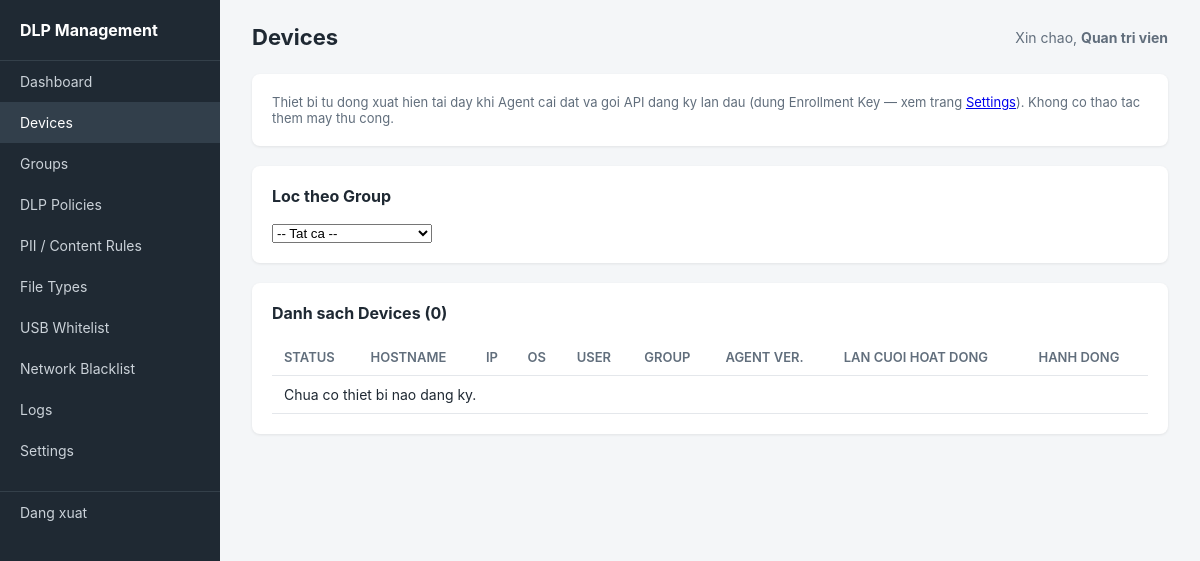
The app's page /admin/devices.php (signed in), older data.
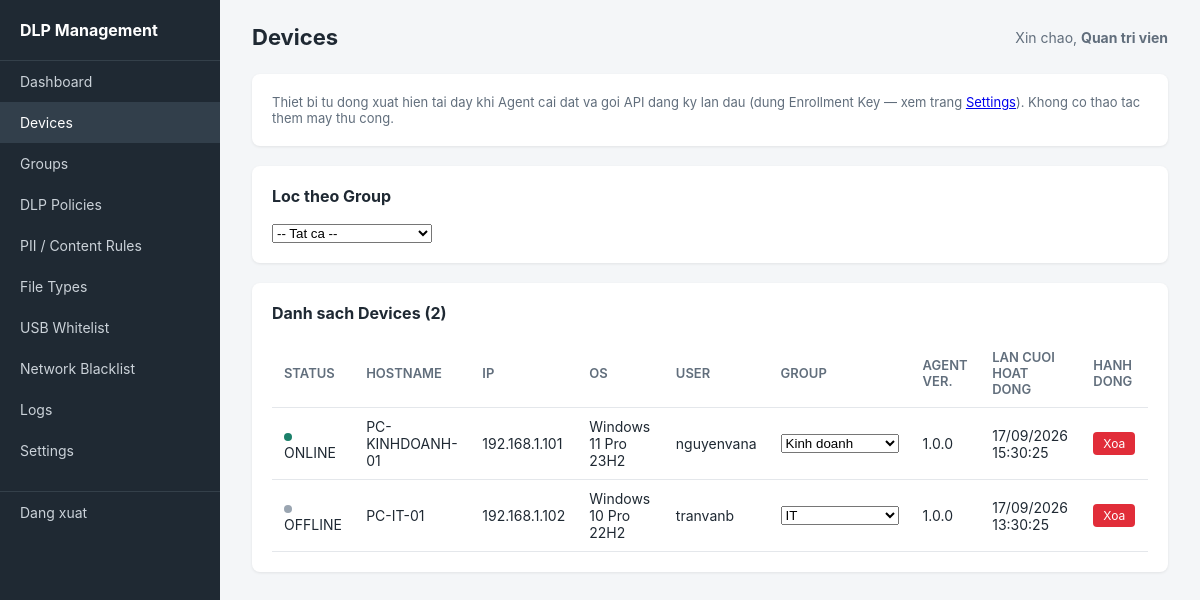
The same page, newer data.
### tables this page shows
CREATE TABLE devices (
    id                  INT PRIMARY KEY AUTO_INCREMENT,
    hostname            VARCHAR(100) NOT NULL UNIQUE,
    ip_address          VARCHAR(45),
    os_info             VARCHAR(150),
    username            VARCHAR(100),
    group_id            INT DEFAULT NULL,
    api_token           VARCHAR(255) NOT NULL UNIQUE,
    agent_version       VARCHAR(20),
    status              ENUM('ONLINE','OFFLINE') DEFAULT 'OFFLINE',
    enrolled_via_key_id INT DEFAULT NULL,
    first_seen          DATETIME DEFAULT CURRENT_TIMESTAMP,
    last_seen           DATETIME,
    FOREIGN KEY (group_id) REFERENCES groups(id) ON DELETE SET NULL,
    FOREIGN KEY (enrolled_via_key_id) REFERENCES enrollment_keys(id) ON DELETE SET NULL,
    INDEX idx_devices_group (group_id),
    INDEX idx_devices_status (status)
);

CREATE TABLE groups (
    id              INT PRIMARY KEY AUTO_INCREMENT,
    name            VARCHAR(100) NOT NULL UNIQUE,
    description     TEXT,
    created_at      DATETIME DEFAULT CURRENT_TIMESTAMP
);

### includes/helpers.php (called while the page is built, shortened)
<?php
function h(?string $value): string {
    return htmlspecialchars($value ?? '', ENT_QUOTES, 'UTF-8');
}
function status_dot_class(string $status): string {
    return $status === 'ONLINE' ? 'dot-online' : 'dot-offline';
}
function format_datetime(?string $dt): string {
    return date('d/m/Y H:i:s', strtotime($dt));
}

### includes/auth.php (called while the page is built, shortened)
<?php
function current_admin_name() {
    return $_SESSION['admin_full_name'] ?? $_SESSION['admin_username'] ?? 'Admin';
}

### admin/devices.php (the view, shortened to what this page needs)
<?php
require_once __DIR__ . '/../includes/auth.php';
require_once __DIR__ . '/../config/database.php';
require_once __DIR__ . '/../includes/helpers.php';
$pdo->exec("UPDATE devices SET status = 'OFFLINE' WHERE last_seen < (NOW() - INTERVAL 5 MINUTE)");
$groups = $pdo->query("SELECT id, name FROM groups ORDER BY name")->fetchAll();
$where = '';
$params = [];
$stmt = $pdo->prepare("
    SELECT d.*, g.name as group_name
    FROM devices d
    LEFT JOIN groups g ON d.group_id = g.id
    $where
    ORDER BY d.last_seen DESC
");
$stmt->execute($params);
$devices = $stmt->fetchAll();
$pageTitle = 'Devices';
$activeMenu = 'devices';
require __DIR__ . '/../includes/layout_header.php';
?>
<div class="card">
    <p style="font-size:13px; color:#616e7c;">
        Thiet bi tu dong xuat hien tai day khi Agent cai dat va goi API dang ky lan dau
        (dung Enrollment Key — xem trang <a href="settings.php">Settings</a>). Khong co thao tac them may thu cong.
    </p>
</div>
<div class="card">
    <h2>Loc theo Group</h2>
    <form method="GET" style="max-width:300px;">
        <select name="group_id" onchange="this.form.submit()">
            <option value="">-- Tat ca --</option>
        </select>
    </form>
</div>
<div class="card">
    <h2>Danh sach Devices (<?= count($devices) ?>)</h2>
    <table>
        <thead>
        <tr>
            <th>Status</th><th>Hostname</th><th>IP</th><th>OS</th><th>User</th>
            <th>Group</th><th>Agent Ver.</th><th>Lan cuoi hoat dong</th><th>Hanh dong</th>
        </tr>
        </thead>
        <tbody>
        <?php if (empty($devices)): ?>
            <tr><td colspan="9">Chua co thiet bi nao dang ky.</td></tr>
        <?php endif; ?>
        <?php foreach ($devices as $d): ?>
            <tr>
                <td><span class="dot <?= status_dot_class($d['status']) ?>"></span><?= h($d['status']) ?></td>
                <td><?= h($d['hostname']) ?></td>
                <td><?= h($d['ip_address'] ?? '-') ?></td>
                <td><?= h($d['os_info'] ?? '-') ?></td>
                <td><?= h($d['username'] ?? '-') ?></td>
                <td>
                    <form method="POST" style="display:flex; gap:6px;">
                        <select name="group_id" onchange="this.form.submit()">
                            <?php foreach ($groups as $g): ?>
                                <option value="<?= (int)$g['id'] ?>" <?= $d['group_id'] == $g['id'] ? 'selected' : '' ?>>
                                    <?= h($g['name']) ?>
                                </option>
                            <?php endforeach; ?>
                        </select>
                    </form>
                </td>
                <td><?= h($d['agent_version'] ?? '-') ?></td>
                <td><?= h(format_datetime($d['last_seen'])) ?></td>
                <td>
                    <a href="devices.php?delete=<?= (int)$d['id'] ?>" class="btn btn-danger btn-sm"
                       onclick="return confirm('Xoa thiet bi nay khoi he thong? Agent se can enrollment key de dang ky lai.')">Xoa</a>
                </td>
            </tr>
        <?php endforeach; ?>
        </tbody>
    </table>
</div>
<?php require __DIR__ . '/../includes/layout_footer.php'; ?>

### includes/layout_header.php (shortened to what this page needs)
<?php
$activeMenu = $activeMenu ?? '';
$menuItems = [
    'dashboard'         => ['label' => 'Dashboard',          'href' => 'dashboard.php'],
    'devices'           => ['label' => 'Devices',            'href' => 'devices.php'],
    'groups'            => ['label' => 'Groups',             'href' => 'groups.php'],
    'policies'          => ['label' => 'DLP Policies',       'href' => 'policies.php'],
    'content_rules'     => ['label' => 'PII / Content Rules','href' => 'content_rules.php'],
    'file_types'        => ['label' => 'File Types',         'href' => 'file_types.php'],
    'usb_whitelist'     => ['label' => 'USB Whitelist',      'href' => 'usb_whitelist.php'],
    'network_blacklist' => ['label' => 'Network Blacklist',  'href' => 'network_blacklist.php'],
    'logs'              => ['label' => 'Logs',               'href' => 'logs.php'],
    'settings'          => ['label' => 'Settings',           'href' => 'settings.php'],
];
?>
<!DOCTYPE html>
<html lang="vi">
<head>
    <link rel="stylesheet" href="assets/style.css">
</head>
<body>
<div class="layout">
    <div class="sidebar">
        <h2>DLP Management</h2>
        <nav>
            <?php foreach ($menuItems as $key => $item): ?>
                <a href="<?= h($item['href']) ?>" class="<?= $activeMenu === $key ? 'active' : '' ?>">
                    <?= h($item['label']) ?>
                </a>
            <?php endforeach; ?>
            <div class="logout">
                <a href="logout.php">Dang xuat</a>
            </div>
        </nav>
    </div>
    <div class="main">
        <div class="topbar">
            <h1><?= h($pageTitle ?? '') ?></h1>
            <div class="admin-name">Xin chao, <strong><?= h(current_admin_name()) ?></strong></div>
        </div>

### includes/layout_footer.php
    </div>
</div>
</body>
</html>

### admin/assets/style.css (style rules this page uses)
* { box-sizing: border-box; margin: 0; padding: 0; }
body { font-family: -apple-system, "Segoe UI", Roboto, Arial, sans-serif; background: #f4f6f8; color: #1f2933; }
.layout { display: flex; min-height: 100vh; }
.sidebar { width: 220px; background: #1f2933; color: #fff; padding: 20px 0; flex-shrink: 0; }
.sidebar h2 { font-size: 16px; padding: 0 20px 20px; border-bottom: 1px solid #34404a; }
.sidebar nav a { display: block; color: #cbd2d9; text-decoration: none; padding: 12px 20px; font-size: 14px; }
.sidebar nav a:hover, .sidebar nav a.active { background: #323f4b; color: #fff; }
.sidebar .logout { margin-top: 20px; border-top: 1px solid #34404a; }
.main { flex: 1; padding: 24px 32px; }
.topbar { display: flex; justify-content: space-between; align-items: center; margin-bottom: 24px; }
.topbar h1 { font-size: 22px; }
.topbar .admin-name { color: #616e7c; font-size: 14px; }
.card { background: #fff; border-radius: 8px; padding: 20px; margin-bottom: 20px; box-shadow: 0 1px 3px rgba(0,0,0,0.08); }
.card h2 { font-size: 16px; margin-bottom: 16px; }
table { width: 100%; border-collapse: collapse; font-size: 14px; }
th, td { text-align: left; padding: 10px 12px; border-bottom: 1px solid #e4e7eb; }
th { color: #616e7c; font-weight: 600; font-size: 13px; text-transform: uppercase; }
.btn { display: inline-block; padding: 8px 16px; border-radius: 4px; border: none; font-size: 14px; cursor: pointer; text-decoration: none; }
.btn-danger { background: #e12d39; color: #fff; }
.btn-sm { padding: 4px 10px; font-size: 12px; }
.dot { display: inline-block; width: 8px; height: 8px; border-radius: 50%; margin-right: 6px; }
.dot-online { background: #1b806a; }
.dot-offline { background: #9aa5b1; }

Row changes from the older to the newer data that the page shows:
added devices: status "ONLINE", hostname "PC-KINHDOANH-01", ip_address "192.168.1.101", os_info "Windows 11 Pro 23H2", username "nguyenvana", group_id "Kinh doanh", agent_version "1.0.0", last_seen "17/09/2026 15:30:25"
added devices: status "OFFLINE", hostname "PC-IT-01", ip_address "192.168.1.102", os_info "Windows 10 Pro 22H2", username "tranvanb", group_id "IT", agent_version "1.0.0", last_seen "17/09/2026 13:30:25"
Text that changed along with them:
count($devices): "0" → "2"
text no longer shown: "Chua co thiet bi nao dang ky."
